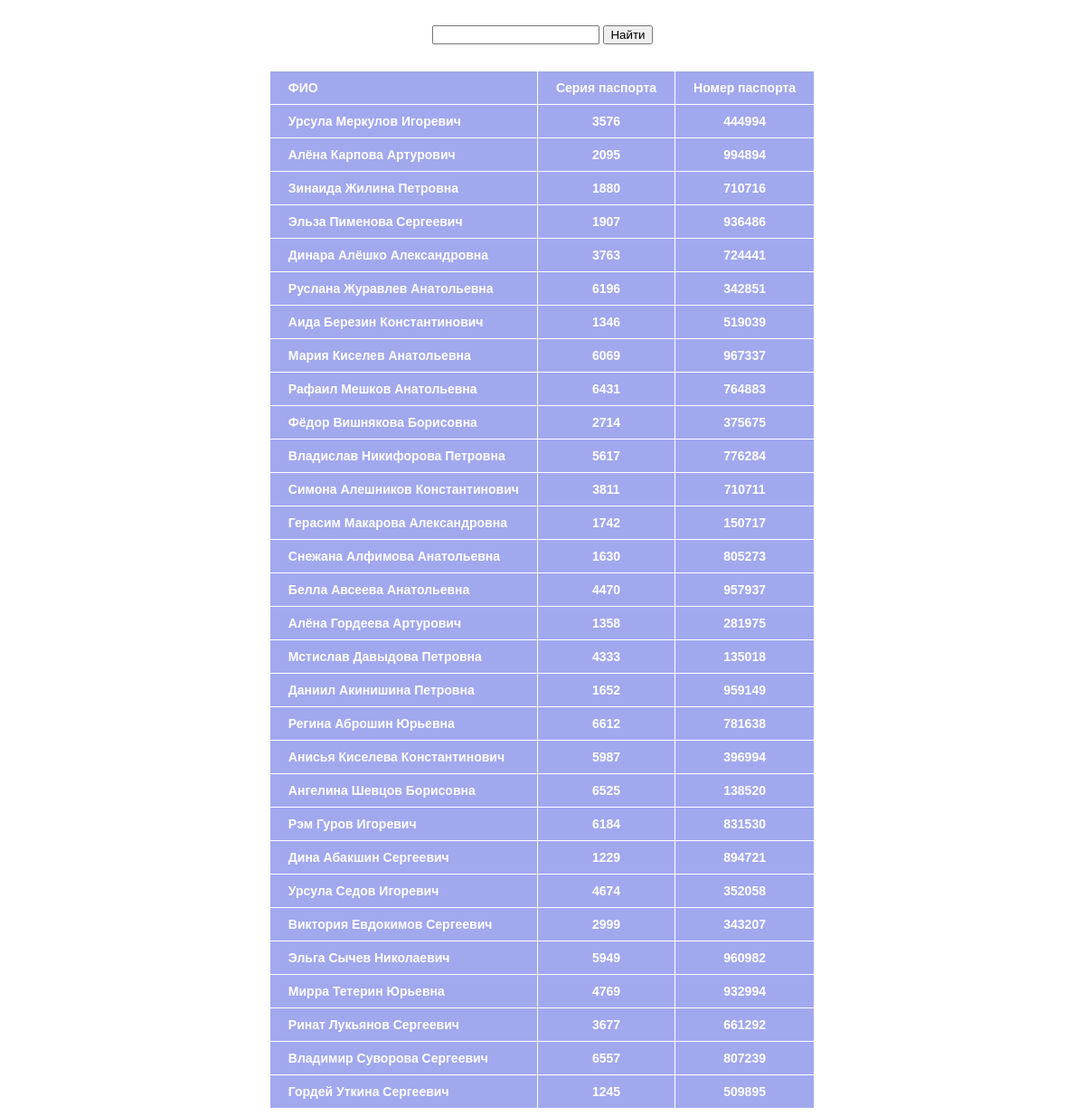
The page / on the database its author committed.
### main/models.py (models this page shows, shortened)
class Person(models.Model):
    first_name = models.CharField(max_length=32, verbose_name='Имя')
    last_name = models.CharField(max_length=32, verbose_name='Фамилия')
    patronymic = models.CharField(max_length=32, verbose_name='Отчество')
    birth_date = models.DateField(verbose_name='Дата рождения')
    address = models.CharField(max_length=128, verbose_name='Адрес прописки')
    passport_series = models.IntegerField(verbose_name='Серия паспорта')
    passport_number = models.IntegerField(verbose_name='Номер паспорта')
    signature_public_key = models.BinaryField(verbose_name='Публичный ключ личной ЭЦП')
    signature_i = models.BinaryField(max_length=2048, verbose_name='Государственная подпись, удостоверяющая верность данных')
    class Meta:
        verbose_name = 'Гражданин РФ'
        verbose_name_plural = 'cписок граждан РФ'
        unique_together = ['passport_series', 'passport_number']

### main/views.py (the view)
# urls.py: re_path(r'^$', PersonListView.as_view()),
class PersonListView(ListView):
    model = Person
    template_name = 'main/person_list.html'
    context_object_name = 'persons'
    def get_queryset(self):
        persons = super(PersonListView, self).get_queryset()
        search = self.request.GET.get('search', None)
        if search:
            persons = persons.filter(Q(first_name__icontains=search) |
                                     Q(last_name__icontains=search) |
                                     Q(patronymic__icontains=search))
        return persons

### main/templates/main/person_list.html (shortened to what this page needs)
{% load static %}
<!DOCTYPE html>
<html lang="en">
<head>
    <link href="{% static "main/info.css" %}" rel="stylesheet">
</head>
<body>
    <div id="search">
        <form method="get" action="/">
        <input name="search" type="text">
        <input type="submit" value="Найти">
    </form>
    </div>
    <table>
        <tr>
          <th>ФИО</th>
          <th>Серия паспорта</th>
          <th>Номер паспорта</th>
        </tr>
        {% for person in persons %}
            <tr>
                <th>{{ person.first_name }} {{ person.last_name }} {{ person.patronymic }}</th>
                <th>{{ person.passport_series }}</th>
                <th>{{ person.passport_number }}</th>
            </tr>
        {% endfor %}
    </table>
</body>
</html>

### main/static/main/info.css (style rules this page uses)
body { display: flex; flex-direction: column; align-items: center; justify-content: center; }
table { font-family: "Lucida Sans Unicode", "Lucida Grande", Sans-Serif; font-size: 14px; border-collapse: collapse; text-align: center; margin: auto; }
th, td:first-child { background: #a1a8ee; color: white; padding: 10px 20px; }
th, td { border-style: solid; border-width: 0 1px 1px 0; border-color: white; }
th:first-child, td:first-child { text-align: left; }
div#search { margin: 20px 0 30px 0; }

### rows shown on the page
Person: first_name "Урсула", last_name "Меркулов", patronymic "Игоревич", passport_series "3576", passport_number "444994"
Person: first_name "Алёна", last_name "Карпова", patronymic "Артурович", passport_series "2095", passport_number "994894"
Person: first_name "Зинаида", last_name "Жилина", patronymic "Петровна", passport_series "1880", passport_number "710716"
Person: first_name "Эльза", last_name "Пименова", patronymic "Сергеевич", passport_series "1907", passport_number "936486"
Person: first_name "Динара", last_name "Алёшко", patronymic "Александровна", passport_series "3763", passport_number "724441"
Person: first_name "Руслана", last_name "Журавлев", patronymic "Анатольевна", passport_series "6196", passport_number "342851"
Person: first_name "Аида", last_name "Березин", patronymic "Константинович", passport_series "1346", passport_number "519039"
Person: first_name "Мария", last_name "Киселев", patronymic "Анатольевна", passport_series "6069", passport_number "967337"
Person: first_name "Рафаил", last_name "Мешков", patronymic "Анатольевна", passport_series "6431", passport_number "764883"
Person: first_name "Фёдор", last_name "Вишнякова", patronymic "Борисовна", passport_series "2714", passport_number "375675"
Person: first_name "Владислав", last_name "Никифорова", patronymic "Петровна", passport_series "5617", passport_number "776284"
Person: first_name "Симона", last_name "Алешников", patronymic "Константинович", passport_series "3811", passport_number "710711"
Person: first_name "Герасим", last_name "Макарова", patronymic "Александровна", passport_series "1742", passport_number "150717"
Person: first_name "Снежана", last_name "Алфимова", patronymic "Анатольевна", passport_series "1630", passport_number "805273"
Person: first_name "Белла", last_name "Авсеева", patronymic "Анатольевна", passport_series "4470", passport_number "957937"
Person: first_name "Алёна", last_name "Гордеева", patronymic "Артурович", passport_series "1358", passport_number "281975"
Person: first_name "Мстислав", last_name "Давыдова", patronymic "Петровна", passport_series "4333", passport_number "135018"
Person: first_name "Даниил", last_name "Акинишина", patronymic "Петровна", passport_series "1652", passport_number "959149"
Person: first_name "Регина", last_name "Аброшин", patronymic "Юрьевна", passport_series "6612", passport_number "781638"
Person: first_name "Анисья", last_name "Киселева", patronymic "Константинович", passport_series "5987", passport_number "396994"
Person: first_name "Ангелина", last_name "Шевцов", patronymic "Борисовна", passport_series "6525", passport_number "138520"
Person: first_name "Рэм", last_name "Гуров", patronymic "Игоревич", passport_series "6184", passport_number "831530"
Person: first_name "Дина", last_name "Абакшин", patronymic "Сергеевич", passport_series "1229", passport_number "894721"
Person: first_name "Урсула", last_name "Седов", patronymic "Игоревич", passport_series "4674", passport_number "352058"
Person: first_name "Виктория", last_name "Евдокимов", patronymic "Сергеевич", passport_series "2999", passport_number "343207"
Person: first_name "Эльга", last_name "Сычев", patronymic "Николаевич", passport_series "5949", passport_number "960982"
Person: first_name "Мирра", last_name "Тетерин", patronymic "Юрьевна", passport_series "4769", passport_number "932994"
Person: first_name "Ринат", last_name "Лукьянов", patronymic "Сергеевич", passport_series "3677", passport_number "661292"
Person: first_name "Владимир", last_name "Суворова", patronymic "Сергеевич", passport_series "6557", passport_number "807239"
Person: first_name "Гордей", last_name "Уткина", patronymic "Сергеевич", passport_series "1245", passport_number "509895"
